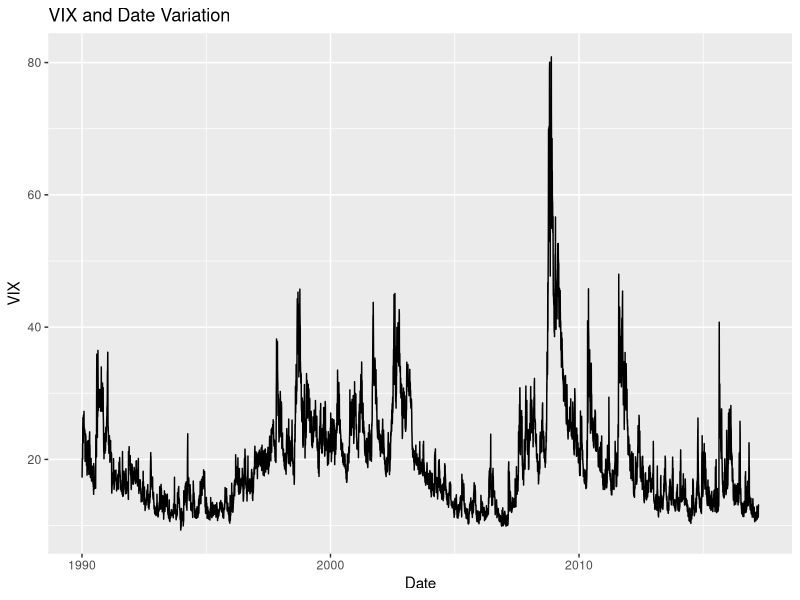

Reproduce this figure in R. (Note: this script raises an error after producing the figure.)
# Question 3

# set up
rm(list = ls())
library(ggplot2)
library(glmnet)
library(dplyr)

# (1)

# data load and pre-process
df_source <- read.csv('data/vixlarge.csv', header = FALSE, sep = ',')
colnames(df_source) <- c("date", "VIX")
df_source$date <- as.Date(df_source$date, format = "\'%Y-%m-%d\'")

# plot
VIX_date_plot <- ggplot(df_source, aes(date, VIX)) + geom_line() + 
  labs(title = "VIX and Date Variation", x = 'Date', y ='VIX')
ggsave(VIX_date_plot, filename = 'output/Q3_1_VIX_Date_plot.png', width = 8, height = 4)

# (2)

# transform the data to time series
ts_source <- ts(df_source$VIX)
num <- length(ts_source)
model <- ar(ts_source, order.max = 22, method = "ols")
IC_values <- data.frame(
  order = 1:22,
  AIC = model$aic[2:23],
  BIC = numeric(22)
)
IC_values$BIC <- IC_values$AIC + (log(num) - 2) * IC_values$order

write.csv(IC_values, "output/Q_2_AR_IC.csv")

cat(paste0("From the data we can find out that under AIC, AR(", which.min(IC_values$AIC), ") is the best, while under BIC, AR(", which.min(IC_values$BIC), ") is the best.\n"))


# (3)

# a vacant table to record the model performance.
error_table <- data.frame(matrix(ncol = 44, nrow = 0))
colnames(error_table) <- c(paste0("sqr_AR", 1:22), paste0("abs_AR", 1:22))

for (mx_lag in 1:22) {
  for (stt in 1:(length(ts_source) - 3000)) {
    wd <- ts_source[stt:(stt + 2999)]
    model <- ar(wd, order.max = mx_lag, method = "ols", aic = F)
    pred <- predict(model, n.ahead = 1)
    bias <- ts_source[stt + 3000] - as.numeric(pred$pred)
    error_table[stt, mx_lag] <- bias^2
    error_table[stt, mx_lag + 22] <- abs(bias)
  }
}

# calculate mean error
mean_error <- data.frame(
  Model = c(paste0("AR(", 1:22, ")")),
  Mean_Sqr_Error = round(apply(error_table[, 1:22], 2, mean), 7),
  Mean_Abs_Error = round(apply(error_table[, 23:44], 2, mean), 7),
  row.names = NULL
)
write.csv(mean_error, file = "output/Q3_3_autoreg_error.csv",
          row.names = FALSE)

# (4)

# generate overall `y` and `X` to be indexed
vec_ts <- as.vector(ts_source)
df_ts_with_lag <- data.frame(
  "VIX" = vec_ts
)
for (i in 1:22) {
  df_ts_with_lag[,paste0("lag", i)] = lag(vec_ts, i)
}
overall_y <- df_ts_with_lag %>%
  select(VIX) %>% 
  scale(center = TRUE, scale = FALSE) %>% 
  as.matrix()
overall_X <- df_ts_with_lag %>% 
  select(-VIX) %>% 
  as.matrix()

# again another error table
RL_error_table <- data.frame(matrix(ncol = 8, nrow = 0))
model_names <- c("Ridge_1", "Ridge_10", "Lasso_1", "Lasso_10")
colnames(RL_error_table) <- c(paste0("sqr_", model_names), 
                              paste0("abs_", model_names))

# start the loop
alps <- c(0, 0, 1, 1)
lmbs <- c(1, 10, 1, 10)
for (i in 1:4) {
  alp <- alps[i]
  lmb <- lmbs[i]
  for (stt in 1:(length(ts_source) - 3000)){
    y <- overall_y[(stt + 22):(stt + 2999),]
    X <- overall_X[(stt + 22):(stt + 2999),]
    model <- glmnet(X, y, alpha = alp, lambda = lmb)
    pred <- predict(model, newx = overall_X[stt + 3000,], s = lmb)
    bias <- overall_y[stt + 3000] - pred
    RL_error_table[stt, i] <- bias^2
    RL_error_table[stt, i + 4] <- abs(bias)
  }
}

# calculate mean error
RL_mean_error <- data.frame(
  Model = model_names,
  Mean_Sqr_Error = round(apply(error_table[, 1:4], 2, mean), 7),
  Mean_Abs_Error = round(apply(error_table[, 5:8], 2, mean), 7),
  row.names = NULL
)
overall_mean_error <- rbind(mean_error, RL_mean_error)
write.csv(RL_mean_error, file = "output/Q3_4_RL_autoreg_error.csv",
          row.names = FALSE)
write.csv(overall_mean_error, file = "output/Q3_4_overall_error.csv",
          row.names = FALSE)

# (5)
mean_MSE_index <- which.min(overall_mean_error$Mean_Sqr_Error)
mean_MAE_index <- which.min(overall_mean_error$Mean_Abs_Error)
cat(paste("\nThe model with minimal MSE is",
          overall_mean_error$Model[mean_MSE_index],
          "\nThe model with minimal MAE is",
          overall_mean_error$Model[mean_MAE_index]))

# output 
# The model with minimal MSE is AR(5) 
# The model with minimal MAE is AR(2)

# As we can see from the output and the table of Mean Errors, the model with minimal MSE and MAE are AR(5) and AR(2), seperately. However, Ridge and Lasso regularization method didn't improve the performance as we had expected, instead, the MAE and MSE of these models are obviously higher than normal AR(22) model. As i am concerned, no lags should be punished for being non-zero in our model, all lags play a part in determining the future value of VIX and thus no need to punish a coefficient to be non-zero. Therefore, the non-necessary punishment failed the model to perform better, while instead, worse.


# 我们可以命令返回的结果以及记录平均误的表格可以的得到，按照 MSE，最好的模型是 AR(5)，按照MAE，最好的模型是AR(2)。然而，Ridge and Lasso 方法并没有如同我们所预料地，改善模型的表现，反而让模型的误差明显大于 AR(22)。我认为，这背后的原因在于，我们的模型中所有的lag都差不多得决定了未来的 VIX 值，于是没有必要惩罚非零参数。因此施加不必要的参数非零惩罚反而使得模型的表现更差了。
